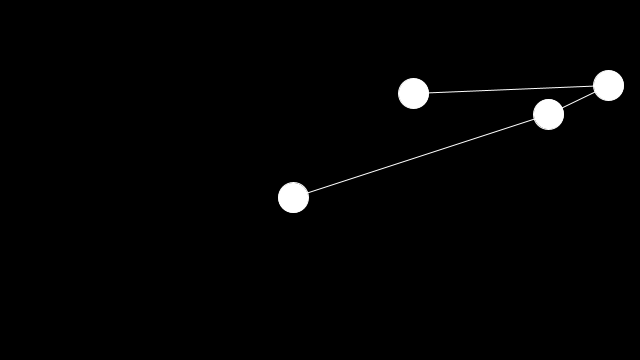
Frame 1 (no input)
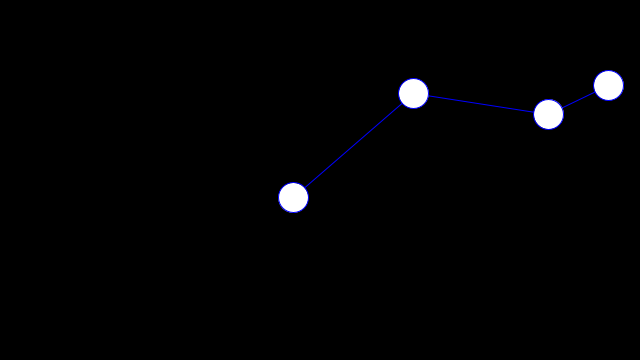
Frame 60 (the mouse pressed at the canvas centre just before this capture)
Frame 120 (the mouse held since frame 60 and released just before this capture): identical to frame 60, image omitted

The Processing sketch that drew these frames (run headless with seeded random() and noise(); from frame 60 on, the mouse is pressed at the canvas centre):

// Processing sketch: SalesmanProblem
// ── SalesmanProblem.pde
PVector[] points;
int[] order;

float winnerDistance;
int[] winnerOrder;

void setup() {
  size(640, 360);

  points = new PVector[4];
  for (int i = 0; i < points.length; i++)
    points[i] = new PVector(random(width), random(height));

  order = new int[points.length];
  for (int i = 0; i < order.length; i++)
    order[i] = i;

  winnerOrder = null;
}

void draw() {
  background(0);

  if (frameCount <= factorial(order.length)) {
    float distance = 0;

    stroke(255);
    for (int i = 0; i < order.length-1; i++) {
      line(points[order[i]].x, points[order[i]].y, points[order[i+1]].x, points[order[i+1]].y);
      distance+= dist(points[order[i]].x, points[order[i]].y, points[order[i+1]].x, points[order[i+1]].y);
    }

    if (distance < winnerDistance || winnerOrder == null) {
      if (winnerOrder == null)
        winnerOrder = new int[order.length];

      arrayCopy(order, winnerOrder);
      winnerDistance = distance;
    }

    order = lexicographic(order);
  } else {
    stroke(0, 0, 255);
    for (int i = 0; i < winnerOrder.length-1; i++)
      line(points[winnerOrder[i]].x, points[winnerOrder[i]].y, points[winnerOrder[i+1]].x, points[winnerOrder[i+1]].y);
  }

  for (int i = 0; i < points.length; i++)
    circle(points[i].x, points[i].y, 30);
}

int[] lexicographic(int[] nums) {
  int x = 0;
  boolean found = false;

  for (int i = nums.length-2; i >= 0; i--) {
    if (nums[i] < nums[i+1]) {
      x = i;
      found = true;
      break;
    }
  }

  if (found) {

    int y = 0;

    for (int i = x+1; i < nums.length; i++) {
      if (nums[x] < nums[i] && i > y)
        y = i;
    }

    int[] swappedNums = new int[nums.length];
    arrayCopy(nums, swappedNums);

    swappedNums[x] = nums[y];
    swappedNums[y] = nums[x];

    arrayCopy(swappedNums, nums);

    nums = concat(subset(nums, 0, x+1), reverse(subset(nums, x+1, nums.length-x-1)));
  }

  return nums;
}

int factorial (int n) {
  if (n == 1)
    return n;
  else return n*factorial(n-1);
}
